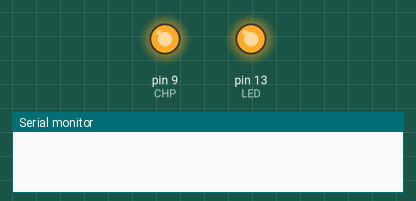
Recording of a sketch running on a simulated Arduino Leonardo, built with avr-gcc and run on an emulated ATmega32U4. Parts: output pins drawn as LEDs (lit = HIGH), the last lines printed to the serial monitor. The modem accepts every AT command (registered, SIM ready, sends succeed) and sends nothing else; pins used as bus, display or sensor lines are not drawn.

Above: at 0.1 s.
At 1.2 s:
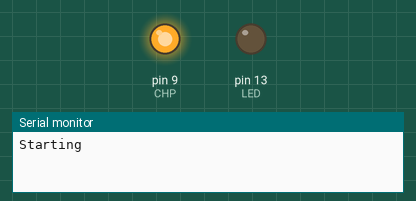
Timing chart, 0 to 2.7 s (numbered marks = the images above):
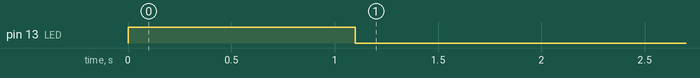

The sketch:

project_p.ino
```cpp
/*
Arduino Leonardo <--> ESP8266
Eamil:  earl@microcontrollerelectonics.com
*/

#define SSID "MCMC Guest"
#define PASS "mcmc@tower1"
#define DST_IP "192.168.0.100"
#define CONNECT_ATTEMPTS 5
#define RST 8
#define CHP 9
#define LED 13

#define RESET_PIN 12

void setup() {

  pinMode(RST, OUTPUT);
  pinMode(LED, OUTPUT);
  pinMode(CHP, OUTPUT);

  reset();

  Serial.println("Starting");

  Serial.begin(9600);
  Serial1.begin(115200);

  delay(5000);

  Serial1.println("AT+CWMODE=3");
}

void reset() {
  digitalWrite(LED,HIGH);
  digitalWrite(CHP,HIGH);
  digitalWrite(RST,LOW);
  delay(100);
  digitalWrite(RST,HIGH);
  delay(1000);
  digitalWrite(LED,LOW);
}

// reset board
void(* resetFunc) (void) = 0;//declare reset function at address 0

void loop() {

  if(initializeWifi()) {
    sendData();
  }

  // sleep for 10 second
  delay(10000);

  Serial.println("Resetting");
//  resetFunc();
}

// initialize ESP8266 connection
boolean initializeWifi() {
  Serial1.println("AT+RST");

  delay(1000);

  if (Serial1.find("OK")) {
    Serial.println("Module is ready");
  } else {
    Serial.println("ESP8266 Module did not respond.");
    return false;
  }

  delay(1000);
  boolean connected = false;
  for (int i = 0; i < CONNECT_ATTEMPTS; i++) {

    if (connectWiFi()) {
      connected = true;
      break;
    }
  }

  if (!connected) {
    Serial.println("Not connected");
    return false;
  }

  delay(5000);
  Serial1.println("AT+CIFSR");
  Serial.println("ip address:");
  while (Serial1.available()) Serial.write(Serial1.read());

  return true;
}

// Send data to server
void sendData() {
  String cmd = "AT+CIPSTART=\"TCP\",\"";
  cmd += DST_IP;
  cmd += "\",80";
  Serial1.println(cmd);
  Serial.println(cmd);
  if (Serial1.find("Error")) return;
  cmd = "GET / HTTP/1.0\r\n\r\n";
  Serial1.print("AT+CIPSEND=");
  Serial1.println(cmd.length());
  if (Serial1.find(">")) {
    Serial.print(">");

  } else {

    Serial.println("connect timeout");
    delay(1000);
    return;
  }
  Serial1.print(cmd);
  delay(2000);
  while (Serial1.available()) {
    char c = Serial1.read();
    Serial.write(c);
    if (c == '\r') Serial.print('\n');
  }

  Serial1.println("AT+CIPCLOSE");

  Serial.println("====");
  delay(1000);
}

// Send AT-Command to connect available Wifi
boolean connectWiFi() {
  Serial1.println("AT+CIPMUX=1");
  String cmd = "AT+CWJAP=\"";
  cmd += SSID;
  cmd += "\",\"";
  cmd += PASS;
  cmd += "\"";
  Serial.println(cmd);
  Serial1.println(cmd);
  delay(2000);

  if (Serial1.find("OK")) {
    Serial.println("OK, WiFi Connected.");
    return true;
  } else {
    Serial.println("Can not connect to WiFi.");
    return false;
  }
}
```
